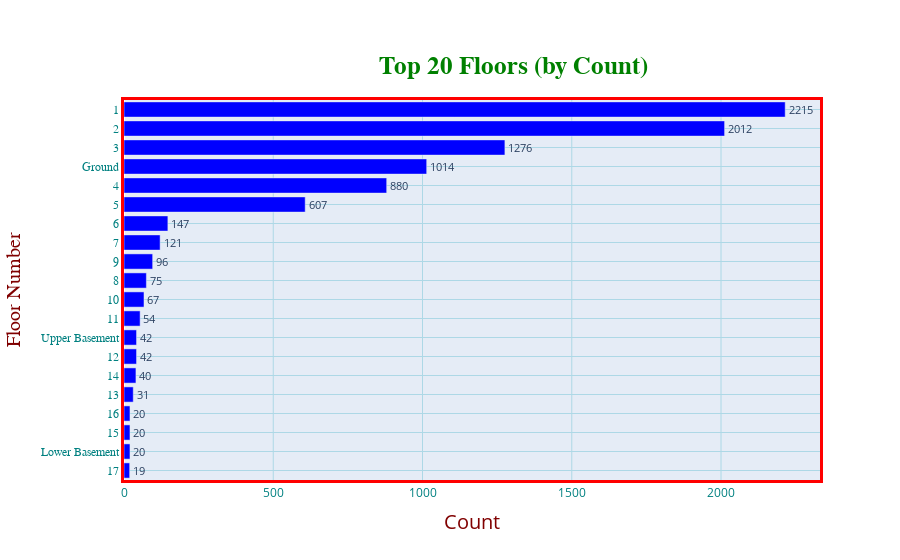

This figure's notebook cell:
### Code cell
floor = df['floor'].value_counts()
floor = dict(floor)

fig = go.Figure()

fig.add_trace(go.Bar(
    y= list(floor.keys())[0:20],
    x= list(floor.values())[0:20],
    orientation='h',
    marker_color='blue',
    text=list(floor.values())[0:20])
             )


fig.update_traces(textposition='outside')


fig.update_layout(title_text="<b>Top 20 Floors (by Count)</b>",
                 title_font_size=25,
                 title_font_color='green',
                 title_font_family='Titillium Web',
                 title_x=0.57,
                 title_y=0.90,
                 title_xanchor='center',
                 title_yanchor='top',
                 yaxis={'categoryorder':'total ascending'}
                 )

fig.update_xaxes(
        color='teal',
        title_text='Count',
        title_font_family='Open Sans',
        title_font_size=20,
        title_font_color='maroon',
        title_standoff = 15,
        gridcolor='lightblue',
        tickmode='auto',
        linecolor='red',
        linewidth=3,
        mirror=True)

fig.update_yaxes(
        color='Teal',
        title_text='Floor Number',
        title_font_family='Droid Sans',
        title_font_size=20,
        title_font_color='maroon',
        title_standoff = 15,
        tickfont_family='Arial',
        gridcolor='lightblue',
        linecolor='red',
        linewidth=3,
        mirror = True)

### Figure 1 — Plotly figure (JSON) as saved in the notebook; plotly's stock layout.template omitted (floating-point values rounded to 4 significant figures)
{"data": [{"marker": {"color": "blue"}, "orientation": "h", "text": ["2215", "2012", "1276", "1014", "880", "607", "147", "121", "96", "75", "67", "54", "42", "42", "40", "31", "20", "20", "20", "19"], "textposition": "outside", "type": "bar", "x": [2215, 2012, 1276, 1014, 880, 607, 147, 121, 96, 75, 67, 54, 42, 42, 40, 31, 20, 20, 20, 19], "y": ["1", "2", "3", "Ground", "4", "5", "6", "7", "9", "8", "10", "11", "12", "Upper Basement", "14", "13", "Lower Basement", "15", "16", "17"]}], "layout": {"title": {"font": {"color": "green", "family": "Titillium Web", "size": 25}, "text": "<b>Top 20 Floors (by Count)</b>", "x": 0.57, "xanchor": "center", "y": 0.9, "yanchor": "top"}, "xaxis": {"color": "teal", "gridcolor": "lightblue", "linecolor": "red", "linewidth": 3, "mirror": true, "tickmode": "auto", "title": {"font": {"color": "maroon", "family": "Open Sans", "size": 20}, "standoff": 15, "text": "Count"}}, "yaxis": {"categoryorder": "total ascending", "color": "Teal", "gridcolor": "lightblue", "linecolor": "red", "linewidth": 3, "mirror": true, "tickfont": {"family": "Arial"}, "title": {"font": {"color": "maroon", "family": "Droid Sans", "size": 20}, "standoff": 15, "text": "Floor Number"}}}}
